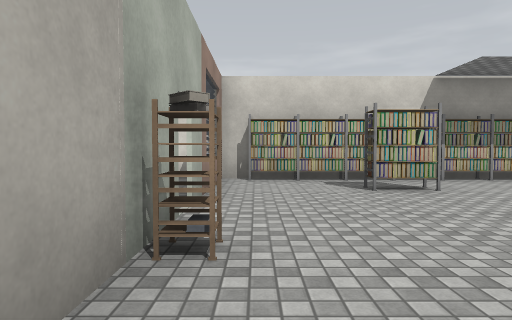
View 1 (above)

12 first-person views from a walk through a Unity game level. The camera is 1.3 m above the floor, tilts 2° down and sees 75° across. Doors are open. The floor is counted in squares, 2 m on a side. Each view is taken from the middle of a square. On the plan, view 1 faces up. The plan holds only what a view shows up to about 10 squares ahead; the rest is blank. The place goes on beyond the plan. The player is left out. Some animated figures are left out. Some surface patterns are stand-ins.

View 2
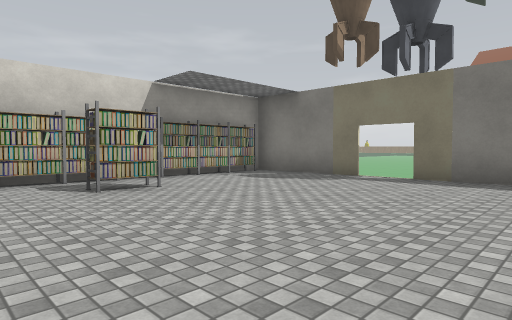

View 3
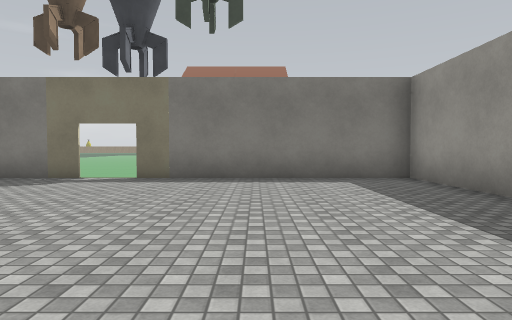

View 4
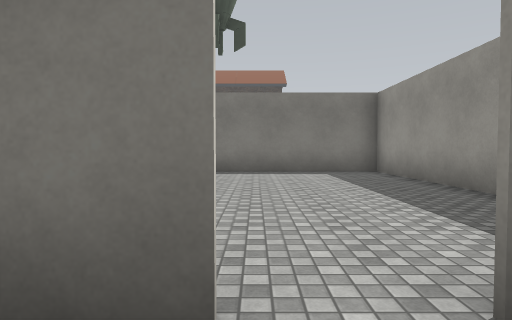

View 5
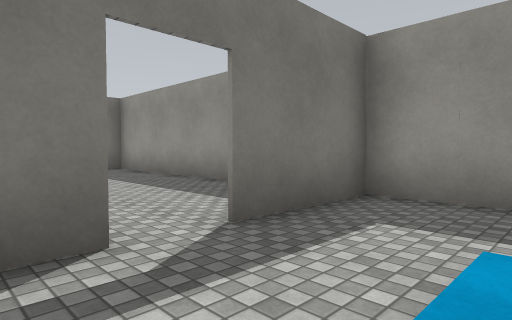

View 6
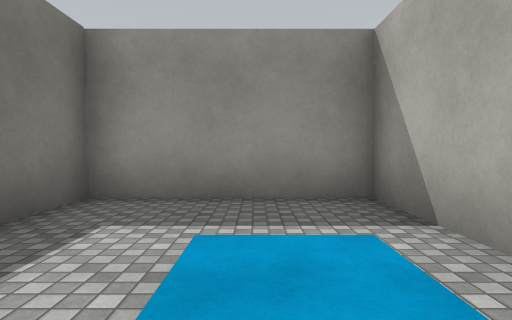

View 7
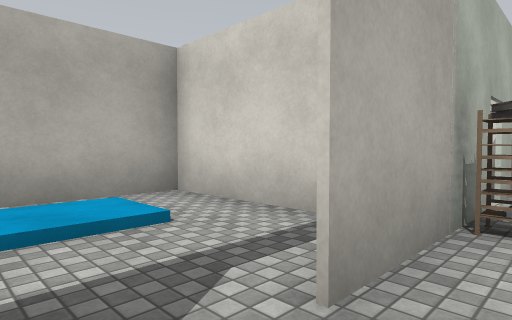

View 8
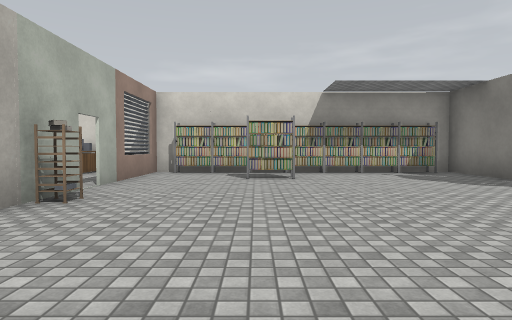

View 9
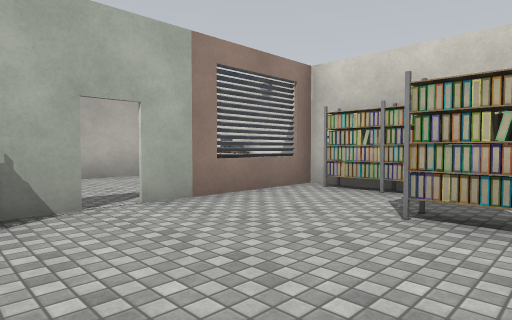

View 10
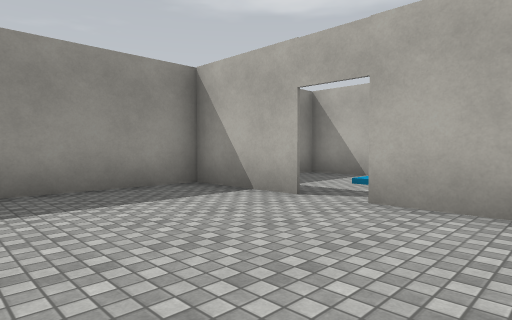

View 11
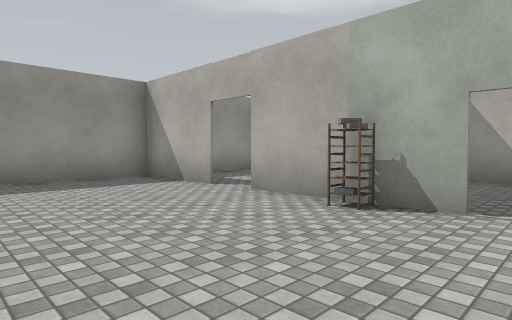

View 12
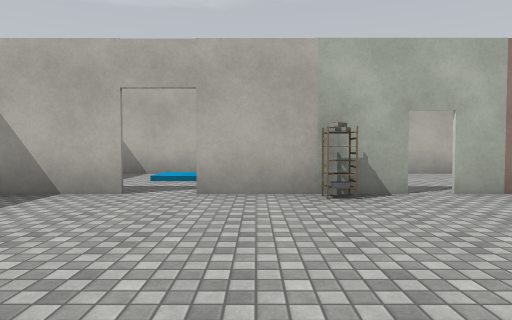

### Floor plan
Ten units are one square. View 1 is at (0, 0); x grows to the right and y downward. Boxes are objects, and circles mark ways between rooms. Rooms are numbered by the first view taken in them; rooms with no view inside come last. Other rooms are left out.
<svg viewBox="-51 -77 129 116">
<path fill="none" stroke="#000" d="M-1 -23 -6 -23 -2 -23 -2 -18 -8 -18M-6 -19 -1 -19M-7 -32 -7 -1M-7 9 -7 34M73 -39 73 -72 -25 -72M21 -70 15 -70M10 -70 -1 -70M69 -68 -2 -68M-7 -72 -7 -38M-11 34 73 34 73 -26M-19 -18 -46 -18M-8 -1 -8 -10M-45 -21 -45 34 -11 34M-8 34 -8 9"/>
<rect x="15" y="-55" width="10" height="10" fill="#bbb"><title>other object</title></rect>
<circle cx="-10" cy="5" r="3" fill="#2a7"/>
<text x="30" y="-20">1</text>
<text x="-30" y="0">2</text>
</svg>
Room 1 opens to room 2.

Where each view was taken, in squares from view 1:
view 1: 0 up, 0 right, facing up
view 2: 0 up, 0 right, facing up-right
view 3: 0 up, 0 right, facing right
view 4: 0 up, 2 left, facing right
view 5: 1 up, 3 left, facing down-right
view 6: 1 up, 3 left, facing down
view 7: 1 down, 0 right, facing up-left
view 8: 2 down, 2 right, facing up
view 9: 2 up, 3 right, facing up-left
view 10: 2 up, 3 right, facing down-left
view 11: 4 up, 3 right, facing down-left
view 12: 1 up, 4 right, facing left
